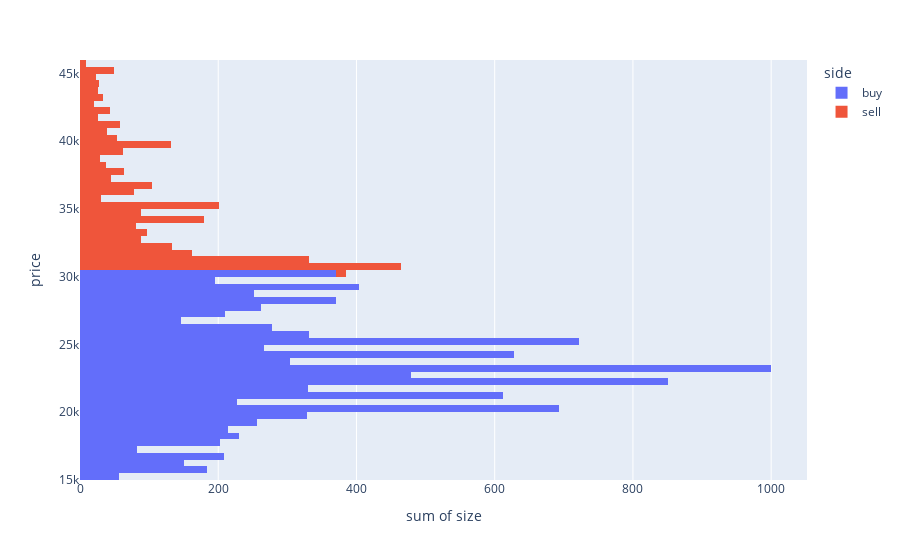

The cell this chart's notebook holds for it:
### Code cell
next(iterable)
market_simulator.plot_bid_ask()

### Figure 1 — Plotly figure (JSON) as saved in the notebook; plotly's stock layout.template omitted (floating-point values rounded to 4 significant figures; data arrays with more than 128 entries replaced by an {"elided": "..."} marker saying what was removed)
{"data": [{"alignmentgroup": "True", "bingroup": "y", "histfunc": "sum", "hovertemplate": "side=buy<br>sum of size=%{x}<br>price=%{y}<extra></extra>", "legendgroup": "buy", "marker": {"color": "#636efa", "pattern": {"shape": ""}}, "name": "buy", "offsetgroup": "buy", "orientation": "h", "showlegend": true, "type": "histogram", "x": {"elided": "13310 float values"}, "xaxis": "x", "y": {"elided": "13310 float values"}, "yaxis": "y"}, {"alignmentgroup": "True", "bingroup": "y", "histfunc": "sum", "hovertemplate": "side=sell<br>sum of size=%{x}<br>price=%{y}<extra></extra>", "legendgroup": "sell", "marker": {"color": "#EF553B", "pattern": {"shape": ""}}, "name": "sell", "offsetgroup": "sell", "orientation": "h", "showlegend": true, "type": "histogram", "x": {"elided": "10169 float values"}, "xaxis": "x", "y": {"elided": "10169 float values"}, "yaxis": "y"}], "layout": {"barmode": "relative", "legend": {"title": {"text": "side"}, "tracegroupgap": 0}, "margin": {"t": 60}, "xaxis": {"anchor": "y", "domain": [0, 1], "title": {"text": "sum of size"}}, "yaxis": {"anchor": "x", "domain": [0, 1], "title": {"text": "price"}}}}
